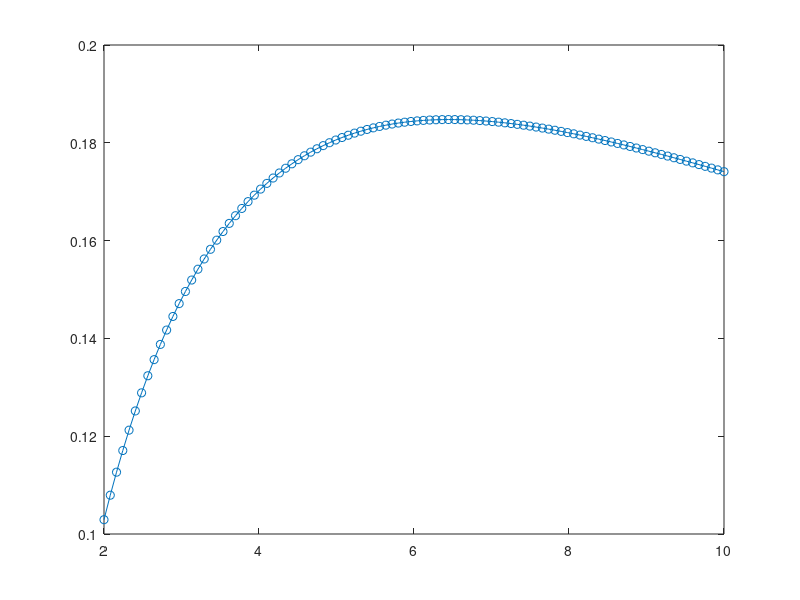

This chart was generated by the following MATLAB code:
TR = linspace(2,10);
T1 = [3.5,1.3];
water=[1,0.7];
T2=[600,70];
TE = 300;

s=zeros(length(TR),length(T1));

for i=1:length(TR)
    for j=1:length(T1)
        
     s(i,j)=(1-exp(-(TR(i)-1)/T1(j)))*water(j)*exp(-TE/T2(j));
     
         

    end
end


c=s(:,1)-s(:,2);

c_norm=c./sqrt(TR');

figure;plot(TR,c_norm,'o-');